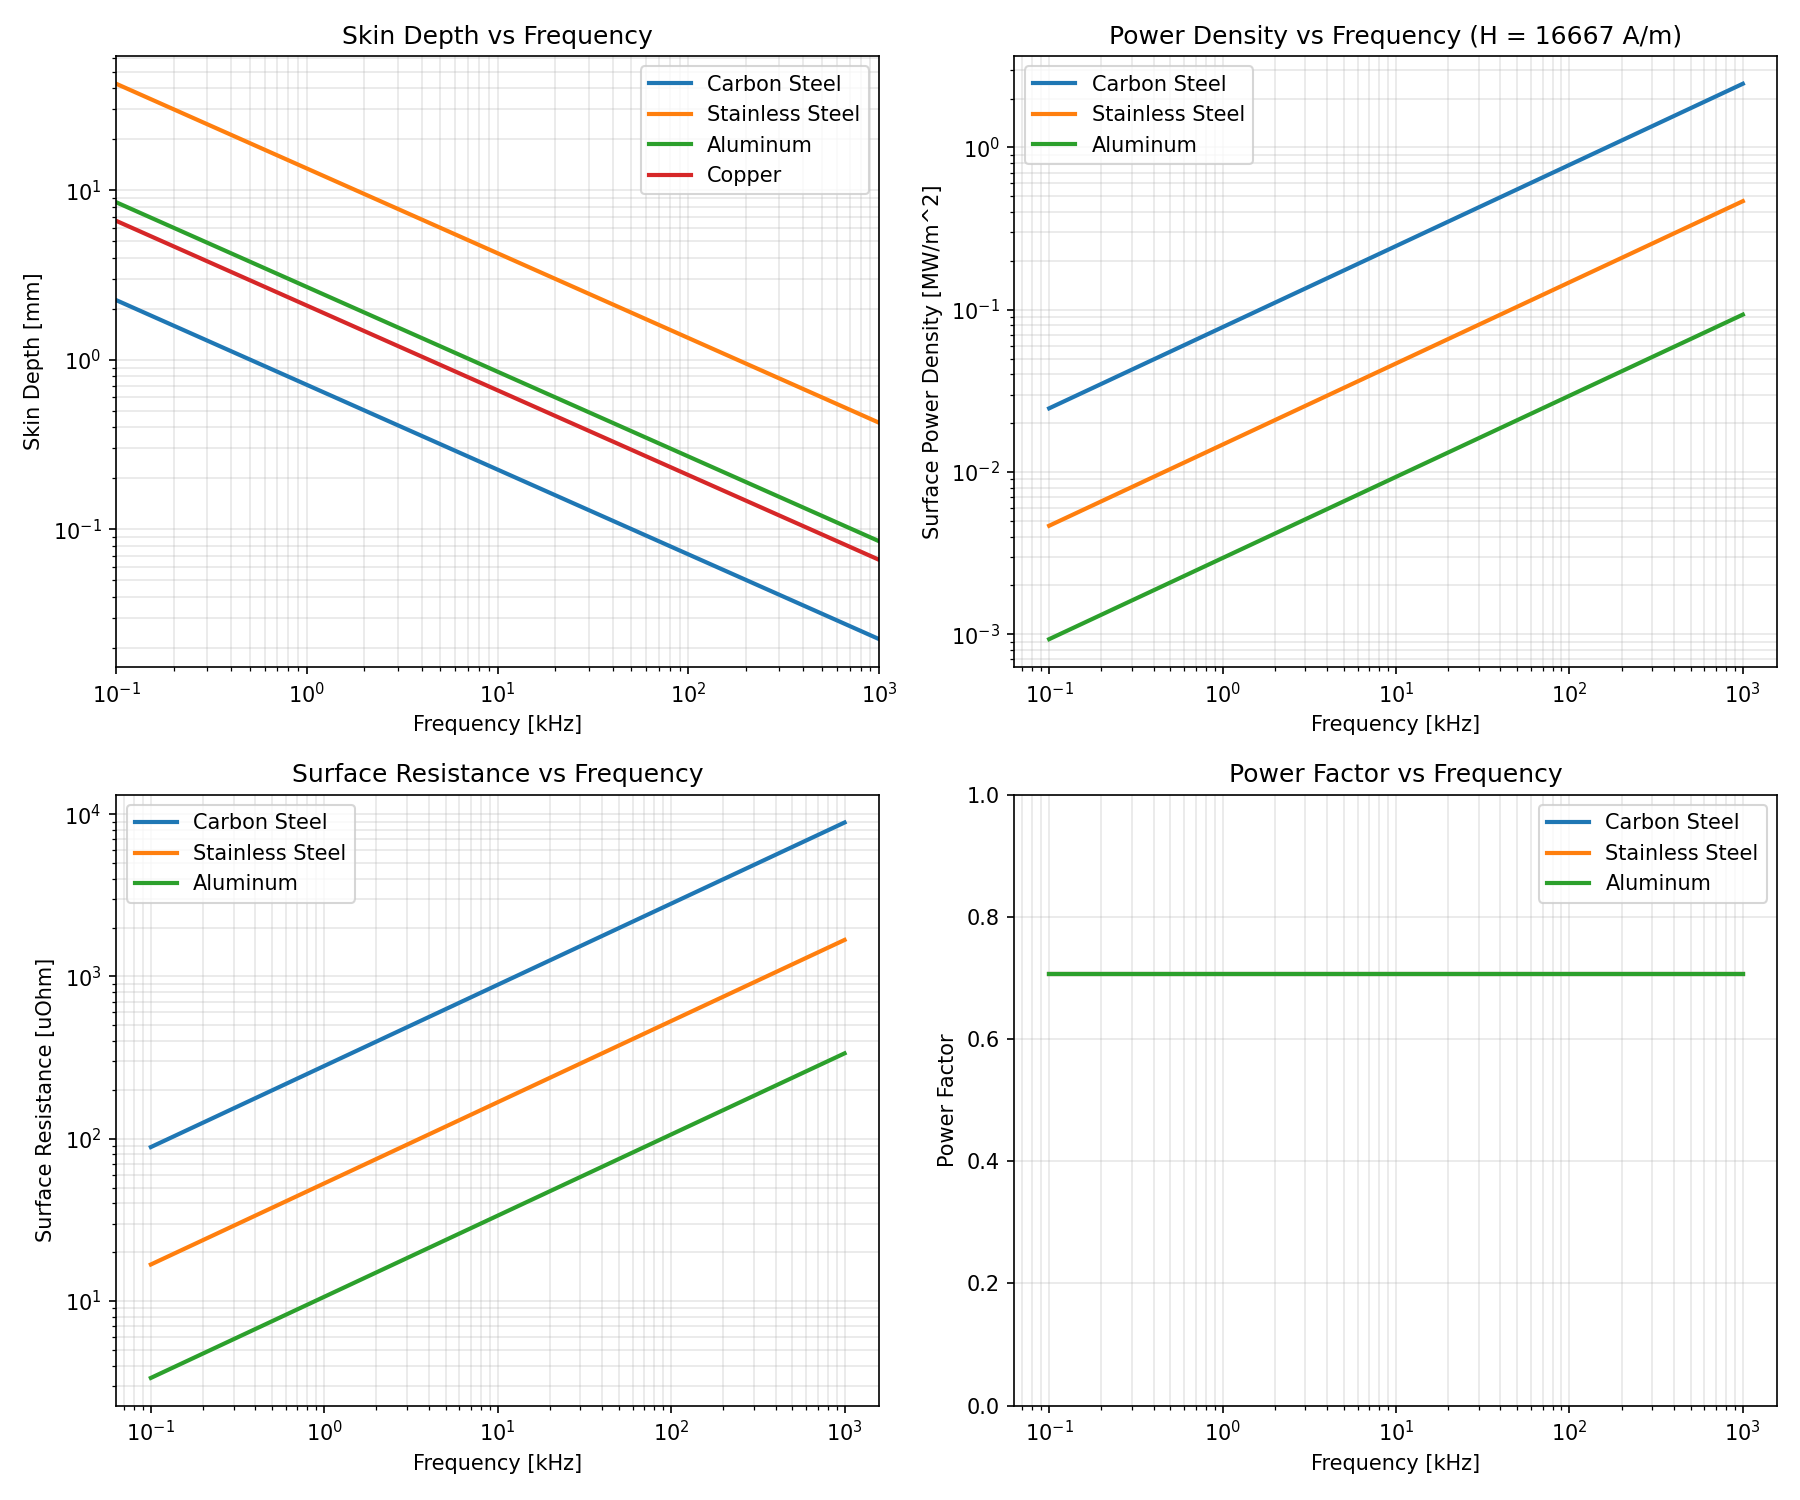

This chart was generated by the following Python code:
"""
Induction Heating Analysis with PEEC and Surface Impedance

This demo shows induction heating coil analysis:
1. Coil-workpiece electromagnetic coupling
2. Surface impedance with skin effect (ESIM model)
3. Power loss distribution in workpiece
4. Frequency selection for optimal heating depth

Physical setup:
- Heating coil: Circular, water-cooled copper tube
- Workpiece: Cylindrical steel or aluminum

Author: Radia Development Team
Date: 2026-01-16
"""

import numpy as np
import matplotlib.pyplot as plt


# Physical constants
MU_0 = 4 * np.pi * 1e-7  # [H/m]


def calc_skin_depth(freq: float, sigma: float, mu_r: float = 1.0) -> float:
    """Calculate skin depth delta = sqrt(2 / (omega * mu * sigma))."""
    omega = 2 * np.pi * freq
    if omega < 1e-10:
        return np.inf
    return np.sqrt(2 / (omega * MU_0 * mu_r * sigma))


def calc_surface_impedance(freq: float, sigma: float,
                            mu_r: float = 1.0) -> complex:
    """
    Calculate surface impedance Zs = (1+j) / (sigma * delta).

    For high-frequency (strong skin effect):
        Zs = sqrt(j * omega * mu / sigma)
    """
    omega = 2 * np.pi * freq
    if omega < 1e-10:
        return 0.0
    delta = calc_skin_depth(freq, sigma, mu_r)
    Zs = (1 + 1j) / (sigma * delta)
    return Zs


def calc_power_density(H_surface: float, Zs: complex) -> dict:
    """
    Calculate power density from surface H-field and impedance.

    P = Re(Zs) * |H|^2 [W/m^2]

    Parameters:
        H_surface: Surface magnetic field [A/m]
        Zs: Surface impedance [Ohm]

    Returns:
        dict with active power, reactive power, power factor
    """
    # Active power (heating)
    P_active = np.real(Zs) * H_surface**2

    # Reactive power (magnetic energy)
    Q_reactive = np.imag(Zs) * H_surface**2

    # Apparent power
    S_apparent = np.abs(Zs) * H_surface**2

    # Power factor
    pf = P_active / S_apparent if S_apparent > 0 else 0

    return {
        'P_active': P_active,       # W/m^2
        'Q_reactive': Q_reactive,   # VAr/m^2
        'S_apparent': S_apparent,   # VA/m^2
        'power_factor': pf
    }


def calc_temperature_rise(P_density: float, time: float,
                           rho: float, c_p: float, delta: float) -> float:
    """
    Estimate temperature rise in skin depth layer.

    Delta_T = P * t / (rho * c_p * delta)

    Parameters:
        P_density: Power density [W/m^2]
        time: Heating time [s]
        rho: Material density [kg/m^3]
        c_p: Specific heat [J/(kg*K)]
        delta: Skin depth [m]

    Returns:
        Temperature rise [K]
    """
    # Energy deposited per unit area
    E = P_density * time

    # Volume of heated layer per unit area
    V = delta  # m^3/m^2 = m

    # Mass per unit area
    m = rho * V

    # Temperature rise
    if m > 0:
        delta_T = E / (m * c_p)
    else:
        delta_T = 0

    return delta_T


def calc_coil_workpiece_coupling(r_coil: float, r_wp: float,
                                   gap: float, n_turns: int) -> float:
    """
    Calculate coil-workpiece mutual inductance approximation.

    Uses simplified model for coaxial coil and cylinder.

    Parameters:
        r_coil: Coil radius [m]
        r_wp: Workpiece radius [m]
        gap: Coil-workpiece gap [m]
        n_turns: Number of coil turns

    Returns:
        Mutual inductance [H]
    """
    # Effective distance
    d = gap + (r_coil - r_wp) / 2 if r_coil > r_wp else gap

    # Simplified mutual inductance
    # M ~ mu_0 * n * pi * r_wp^2 / (2 * d) for d << r_coil
    M = MU_0 * n_turns * np.pi * min(r_coil, r_wp)**2 / (2 * d + r_wp)

    return M


# Material database
MATERIALS = {
    'carbon_steel': {
        'sigma': 5e6,        # S/m (varies with temperature)
        'mu_r': 100,         # At low field (decreases with temperature)
        'rho': 7850,         # kg/m^3
        'c_p': 480,          # J/(kg*K)
        'T_curie': 770,      # C
    },
    'stainless_steel': {
        'sigma': 1.4e6,      # S/m (austenitic 304)
        'mu_r': 1.0,         # Non-magnetic
        'rho': 8000,
        'c_p': 500,
        'T_curie': None,
    },
    'aluminum': {
        'sigma': 3.5e7,      # S/m
        'mu_r': 1.0,
        'rho': 2700,
        'c_p': 900,
        'T_curie': None,
    },
    'copper': {
        'sigma': 5.8e7,      # S/m
        'mu_r': 1.0,
        'rho': 8960,
        'c_p': 385,
        'T_curie': None,
    },
}


def main():
    """Induction heating analysis demo."""
    print("=" * 70)
    print("Induction Heating Analysis with PEEC")
    print("=" * 70)

    # === System Parameters ===
    # Heating coil
    r_coil = 0.05        # 50 mm radius
    n_turns = 5          # 5 turns
    tube_od = 10e-3      # 10 mm outer diameter
    tube_wall = 1e-3     # 1 mm wall thickness
    coil_length = 0.05   # 50 mm coil length

    # Workpiece
    r_wp = 0.03          # 30 mm radius
    gap = 5e-3           # 5 mm coil-workpiece gap

    # Operating current
    I_coil = 100         # 100 A (RMS)

    print("\n--- System Parameters ---")
    print(f"Coil: r = {r_coil*1e3:.1f} mm, N = {n_turns}, tube OD = {tube_od*1e3:.1f} mm")
    print(f"Workpiece: r = {r_wp*1e3:.1f} mm")
    print(f"Gap: {gap*1e3:.1f} mm")
    print(f"Coil current: {I_coil:.0f} A (RMS)")

    # === Material Comparison ===
    print("\n" + "=" * 70)
    print("Material Comparison at Different Frequencies")
    print("=" * 70)

    freqs = [1e3, 10e3, 100e3, 500e3]  # 1 kHz to 500 kHz

    # Surface H-field estimation (simplified)
    # H ~ n * I / (2 * (r_coil - r_wp + gap))
    H_surface = n_turns * I_coil / (2 * (gap + 0.01))

    print(f"\nEstimated surface H-field: {H_surface:.0f} A/m")

    for mat_name in ['carbon_steel', 'stainless_steel', 'aluminum']:
        mat = MATERIALS[mat_name]
        print(f"\n--- {mat_name.replace('_', ' ').title()} ---")
        print(f"sigma = {mat['sigma']:.1e} S/m, mu_r = {mat['mu_r']}")

        print(f"{'Freq':>10} {'delta':>12} {'Rs':>12} {'P':>12} {'eta_skin':>10}")
        print("-" * 60)

        for f in freqs:
            delta = calc_skin_depth(f, mat['sigma'], mat['mu_r'])
            Zs = calc_surface_impedance(f, mat['sigma'], mat['mu_r'])
            power = calc_power_density(H_surface, Zs)

            # Skin effect efficiency (how much of workpiece is heated)
            eta_skin = min(1.0, delta / r_wp)

            freq_str = f"{f/1e3:.0f} kHz"
            print(f"{freq_str:>10} {delta*1e3:>10.3f} mm {np.real(Zs)*1e6:>10.2f} uOhm {power['P_active']/1e6:>10.3f} MW/m^2 {eta_skin*100:>9.1f}%")

    # === Frequency Selection for Carbon Steel ===
    print("\n" + "=" * 70)
    print("Optimal Frequency Selection (Carbon Steel)")
    print("=" * 70)

    mat = MATERIALS['carbon_steel']

    # Target heating depths
    depths = [0.5e-3, 1e-3, 2e-3, 5e-3]  # 0.5 to 5 mm

    print("\nTarget depth -> Required frequency (delta = depth)")
    print("-" * 40)
    for depth in depths:
        # delta = sqrt(2 / (omega * mu * sigma))
        # omega = 2 / (delta^2 * mu * sigma)
        omega = 2 / (depth**2 * MU_0 * mat['mu_r'] * mat['sigma'])
        f_req = omega / (2 * np.pi)
        print(f"  {depth*1e3:.1f} mm -> {f_req/1e3:.1f} kHz")

    # === Power vs Frequency Analysis ===
    print("\n--- Power Distribution Analysis ---")

    freqs_fine = np.logspace(2, 6, 200)  # 100 Hz to 1 MHz
    P_surface = []
    deltas = []

    for f in freqs_fine:
        delta = calc_skin_depth(f, mat['sigma'], mat['mu_r'])
        Zs = calc_surface_impedance(f, mat['sigma'], mat['mu_r'])
        power = calc_power_density(H_surface, Zs)
        P_surface.append(power['P_active'])
        deltas.append(delta)

    P_surface = np.array(P_surface)
    deltas = np.array(deltas)

    # === Temperature Rise Estimation ===
    print("\n--- Temperature Rise Estimate (1 second heating) ---")

    t_heat = 1.0  # 1 second
    mat = MATERIALS['carbon_steel']

    print(f"{'Freq':>10} {'P [kW/m^2]':>14} {'delta [mm]':>12} {'Delta_T [K]':>12}")
    print("-" * 52)

    for f in [1e3, 10e3, 50e3, 100e3]:
        delta = calc_skin_depth(f, mat['sigma'], mat['mu_r'])
        Zs = calc_surface_impedance(f, mat['sigma'], mat['mu_r'])
        power = calc_power_density(H_surface, Zs)

        delta_T = calc_temperature_rise(
            power['P_active'], t_heat,
            mat['rho'], mat['c_p'], delta
        )

        freq_str = f"{f/1e3:.0f} kHz"
        print(f"{freq_str:>10} {power['P_active']/1e3:>12.1f} {delta*1e3:>12.3f} {delta_T:>12.1f}")

    # === Plot Results ===
    fig, axes = plt.subplots(2, 2, figsize=(12, 10))

    # Plot 1: Skin depth vs frequency for different materials
    ax1 = axes[0, 0]
    for mat_name, mat in MATERIALS.items():
        deltas_mat = [calc_skin_depth(f, mat['sigma'], mat['mu_r'])
                      for f in freqs_fine]
        ax1.loglog(freqs_fine/1e3, np.array(deltas_mat)*1e3,
                   linewidth=2, label=mat_name.replace('_', ' ').title())
    ax1.set_xlabel('Frequency [kHz]')
    ax1.set_ylabel('Skin Depth [mm]')
    ax1.set_title('Skin Depth vs Frequency')
    ax1.legend()
    ax1.grid(True, which='both', alpha=0.3)
    ax1.set_xlim([0.1, 1000])

    # Plot 2: Surface power density vs frequency
    ax2 = axes[0, 1]
    for mat_name in ['carbon_steel', 'stainless_steel', 'aluminum']:
        mat = MATERIALS[mat_name]
        P_mat = []
        for f in freqs_fine:
            Zs = calc_surface_impedance(f, mat['sigma'], mat['mu_r'])
            power = calc_power_density(H_surface, Zs)
            P_mat.append(power['P_active'])
        ax2.loglog(freqs_fine/1e3, np.array(P_mat)/1e6,
                   linewidth=2, label=mat_name.replace('_', ' ').title())
    ax2.set_xlabel('Frequency [kHz]')
    ax2.set_ylabel('Surface Power Density [MW/m^2]')
    ax2.set_title(f'Power Density vs Frequency (H = {H_surface:.0f} A/m)')
    ax2.legend()
    ax2.grid(True, which='both', alpha=0.3)

    # Plot 3: Surface resistance vs frequency
    ax3 = axes[1, 0]
    for mat_name in ['carbon_steel', 'stainless_steel', 'aluminum']:
        mat = MATERIALS[mat_name]
        Rs_mat = []
        for f in freqs_fine:
            Zs = calc_surface_impedance(f, mat['sigma'], mat['mu_r'])
            Rs_mat.append(np.real(Zs))
        ax3.loglog(freqs_fine/1e3, np.array(Rs_mat)*1e6,
                   linewidth=2, label=mat_name.replace('_', ' ').title())
    ax3.set_xlabel('Frequency [kHz]')
    ax3.set_ylabel('Surface Resistance [uOhm]')
    ax3.set_title('Surface Resistance vs Frequency')
    ax3.legend()
    ax3.grid(True, which='both', alpha=0.3)

    # Plot 4: Power factor vs frequency
    ax4 = axes[1, 1]
    for mat_name in ['carbon_steel', 'stainless_steel', 'aluminum']:
        mat = MATERIALS[mat_name]
        pf_mat = []
        for f in freqs_fine:
            Zs = calc_surface_impedance(f, mat['sigma'], mat['mu_r'])
            # Power factor for surface impedance is always cos(45) = 0.707
            # for ideal skin effect, but can vary near DC
            pf_mat.append(np.real(Zs) / np.abs(Zs) if np.abs(Zs) > 0 else 0)
        ax4.semilogx(freqs_fine/1e3, pf_mat,
                     linewidth=2, label=mat_name.replace('_', ' ').title())
    ax4.set_xlabel('Frequency [kHz]')
    ax4.set_ylabel('Power Factor')
    ax4.set_title('Power Factor vs Frequency')
    ax4.legend()
    ax4.grid(True, which='both', alpha=0.3)
    ax4.set_ylim([0, 1])

    plt.tight_layout()
    plt.savefig('demo_induction_heating.png', dpi=150)
    print(f"\nSaved: demo_induction_heating.png")
    plt.close()

    # === Application Guidelines ===
    print("\n" + "=" * 70)
    print("Application Guidelines")
    print("=" * 70)
    print("""
Frequency Selection by Application:

  Application           Material         Frequency    Skin Depth
  -------------------------------------------------------------------
  Through heating       Steel            1-10 kHz     3-10 mm
  Surface hardening     Steel            50-500 kHz   0.3-1 mm
  Brazing/Soldering     Various          10-100 kHz   0.5-3 mm
  Melting (small)       Metals           1-10 kHz     2-8 mm
  Sealing               Al foil          100-500 kHz  0.1-0.3 mm

Key Design Considerations:

  1. Higher mu_r (magnetic steel) -> Lower frequency needed
  2. Higher sigma (aluminum, copper) -> Higher frequency for same depth
  3. Power ~ sqrt(f) for constant skin depth heating
  4. Efficiency improves at higher frequency (higher Q)
  5. Above Curie point, mu_r -> 1 (steel becomes non-magnetic)
""")

    print("=" * 70)


if __name__ == '__main__':
    main()
